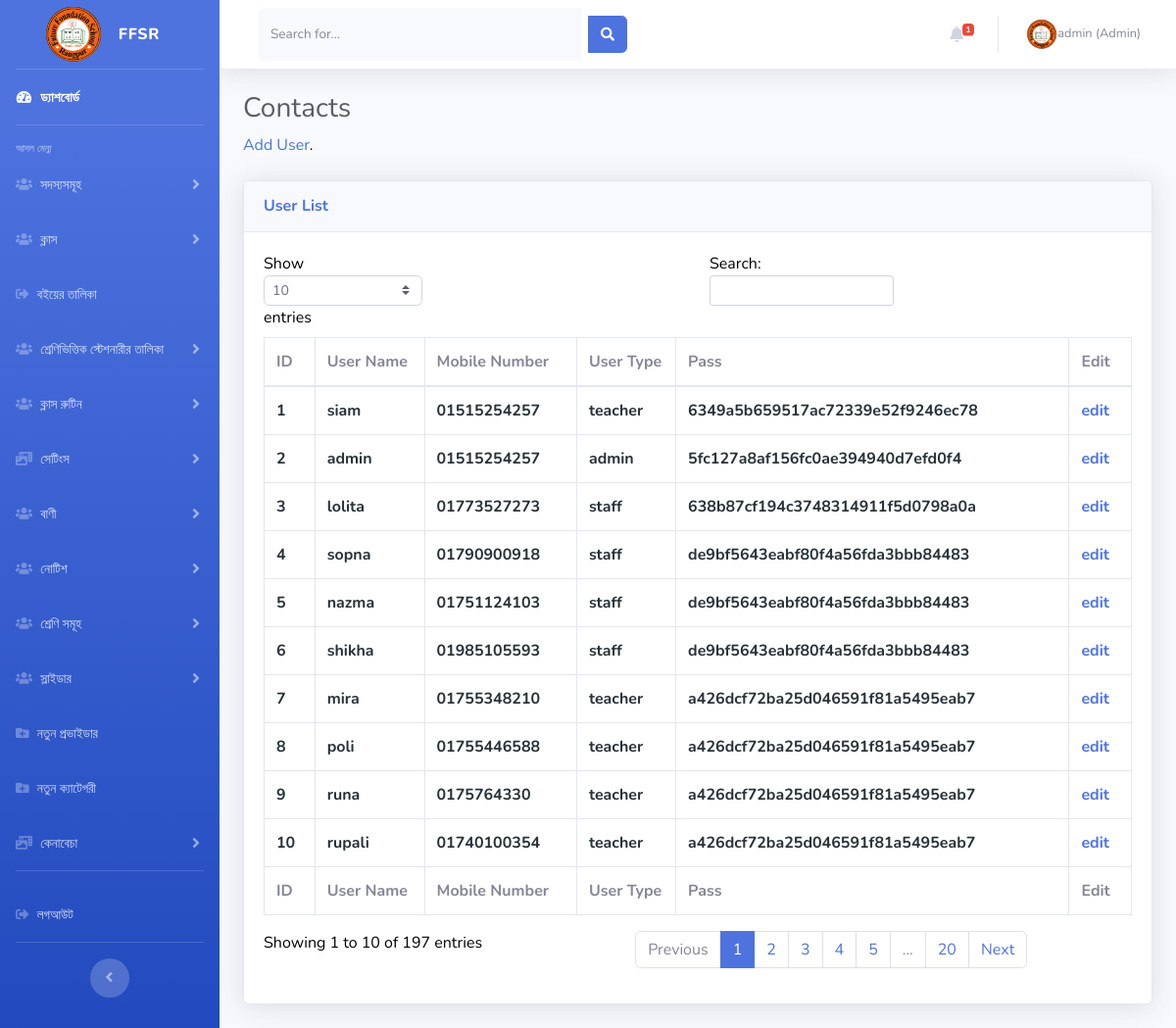
Screenshot of /admin/users.php (signed in) with the database file from the repository.
### tables this page shows
CREATE TABLE `users` (
  `id` int(225) NOT NULL,
  `card_no` varchar(255) NOT NULL,
  `username` varchar(225) NOT NULL,
  `img` varchar(255) NOT NULL,
  `phone` varchar(225) NOT NULL,
  `password` varchar(225) NOT NULL,
  `user_type` varchar(225) NOT NULL,
  `fullname` varchar(255) NOT NULL,
  `designation` varchar(255) NOT NULL,
  `email` varchar(255) NOT NULL,
  `birth` varchar(255) NOT NULL,
  `blood_group` varchar(255) NOT NULL,
  `address` varchar(255) NOT NULL,
  `details` text NOT NULL,
  `date` varchar(255) NOT NULL,
  `class_name` varchar(255) NOT NULL,
  `shift` varchar(255) NOT NULL,
  `section` varchar(255) NOT NULL,
  `roll` varchar(255) NOT NULL,
  `father_name` varchar(255) NOT NULL,
  `mother_name` varchar(255) NOT NULL,
  `gender` varchar(255) NOT NULL
);

### admin/users.php (the view, shortened to what this page needs)
<?php
    include ('header.inc.php');
?>
<div class="container-fluid">
  <h1 class="h3 mb-2 text-gray-800">Contacts</h1>
  <p class="mb-4"><a target="_blank" href="#" data-toggle="modal" data-target="#AddUserMenu1">Add User</a>.</p>
  <div class="card shadow mb-4">
    <div class="card-header py-3">
      <h6 class="m-0 font-weight-bold text-primary">User List</h6>
    </div>
    <div class="card-body">
      <div class="table-responsive">
        <table class="table table-bordered" id="dataTable" width="100%" cellspacing="0">
          <thead>
            <tr>
              <th>ID</th>
              <th>User Name</th>
              <th>Mobile Number</th>
              <th>User Type</th>
              <th>Pass</th>
              <th>Edit</th>
            </tr>
          </thead>
          <tfoot>
            <tr>
              <th>ID</th>
              <th>User Name</th>
              <th>Mobile Number</th>
              <th>User Type</th>
              <th>Pass</th>
              <th>Edit</th>
            </tr>
          </tfoot>
          <tbody>
  <?php
    $sql = $db->query("SELECT * FROM users");
    $count = mysqli_num_rows($sql);
    if ($count == 0) {
        echo "no result!";
     }else{
      while ($row = mysqli_fetch_array($sql)) {
        $id = $row['id'];
        $username = $row['username'];
        $phone = $row['phone'];
        $user_type = $row['user_type'];
        $password = $row['password'];
   ?>
            <tr style="color:#263238;font-weight:bold">
              <td><?php echo $id; ?></td>
              <td><?php echo $username; ?></td>
              <td><?php echo $phone; ?></td>
              <td><?php echo $user_type; ?></td>
              <td><?php echo $password; ?></td>
              <td><a href="details.php?id=<?php echo $id; ?>">edit</a></td>
            </tr>
<?php }} ?>
          </tbody>
        </table>
      </div>
    </div>
  </div>
</div>
<?php
    include ('footer.inc.php');
?>

### rows the page displays
users: id "1", username "siam", phone "01515254257", user_type "teacher", password "6349a5b659517ac72339e52f9246ec78"
users: id "2", username "admin", phone "01515254257", user_type "admin", password "5fc127a8af156fc0ae394940d7efd0f4"
users: id "3", username "lolita", phone "01773527273", user_type "staff", password "638b87cf194c3748314911f5d0798a0a"
users: id "4", username "sopna", phone "01790900918", user_type "staff", password "de9bf5643eabf80f4a56fda3bbb84483"
users: id "5", username "nazma", phone "01751124103", user_type "staff", password "de9bf5643eabf80f4a56fda3bbb84483"
users: id "6", username "shikha", phone "01985105593", user_type "staff", password "de9bf5643eabf80f4a56fda3bbb84483"
users: id "7", username "mira", phone "01755348210", user_type "teacher", password "a426dcf72ba25d046591f81a5495eab7"
users: id "8", username "poli", phone "01755446588", user_type "teacher", password "a426dcf72ba25d046591f81a5495eab7"
users: id "9", username "runa", phone "0175764330", user_type "teacher", password "a426dcf72ba25d046591f81a5495eab7"
users: id "10", username "rupali", phone "01740100354", user_type "teacher", password "a426dcf72ba25d046591f81a5495eab7"

### other values shown
$_SESSION['user']['username'] "admin"
$_SESSION['user']['user_type'] "Admin"
